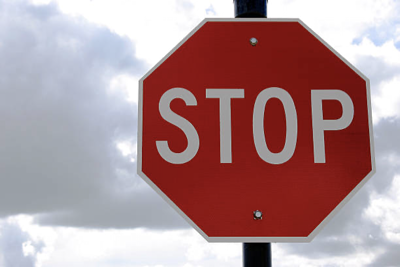
#> input picture Linear Filtering/road98.png, 400 x 267 px
$ python 210598B.py
#> lines starting #> are read from the running program, lines starting #| are printed output that depends on the picture; long printed decimals are rounded
import cv2
import numpy as np

image_path = r"road98.png"
image = cv2.imread(image_path)
#> image is the input picture: shape (267, 400, 3); mean B, G, R 148.5, 144.8, 174.7

if image is None:
    print(f"Error: Could not load image at {image_path}")
else:
    image_rgb = cv2.cvtColor(image, cv2.COLOR_BGR2RGB)
    print(image_rgb.shape)
#| (267, 400, 3)

R = image_rgb[:, :, 0]
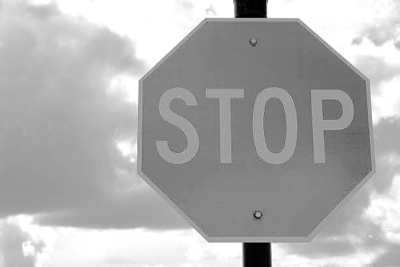
#> R: shape (267, 400); min 0, max 255, mean 174.7
G = image_rgb[:, :, 1]
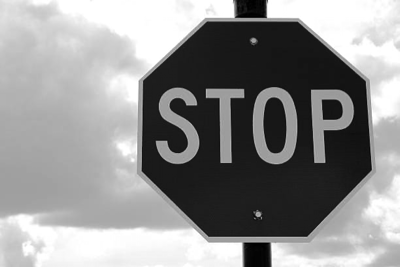
#> G: shape (267, 400); min 0, max 255, mean 144.8
B = image_rgb[:, :, 2]
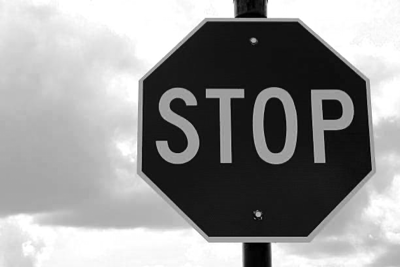
#> B: shape (267, 400); min 0, max 255, mean 148.5

grayscale_image = (0.299 * R + 0.587 * G + 0.114 * B).astype(np.uint8)
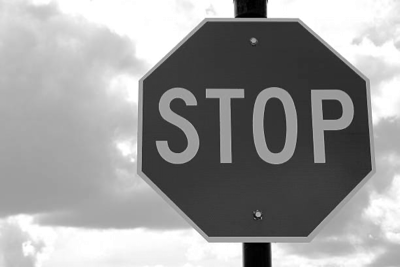
#> grayscale_image: shape (267, 400); min 0, max 255, mean 153.8

min = np.min(grayscale_image)
#> min = 0
max = np.max(grayscale_image)
#> max = 255

constrast_enhanced_image = ((grayscale_image - min) / (max - min) * 255).astype(np.uint8)

cv2.imwrite("original.jpg", constrast_enhanced_image)

filter_A = np.array([[0,-1,-1,-1,0],[-1,2,2,2,-1],[-1,2,8,2,-1],[-1,2,2,2,-1],[0,-1,-1,-1,0]])
filter_B = np.array([[1,4,6,4,1],[4,16,24,16,4],[6,24,36,24,6],[4,16,24,16,4],[1,4,6,4,1]])
filter_C = np.array([[5,5,5,5,5],[5,5,5,5,5],[5,5,5,5,5],[5,5,5,5,5],[5,5,5,5,5]])
filter_D = np.array([[0,-1,-1,-1,0],[-1,2,2,2,-1],[-1,2,16,2,-1],[-1,2,2,2,-1],[0,-1,-1,-1,0]])


def normalize_filter(filter):
    filter_sum = np.sum(filter)
    if filter_sum != 0:
        filter = filter / filter_sum
    return filter

filter_A = normalize_filter(filter_A)
filter_B = normalize_filter(filter_B)
filter_C = normalize_filter(filter_C)
filter_D = normalize_filter(filter_D)

def apply_filter(image, filter_matrix, filter_name):
    image_height, image_width = image.shape
    filter_size = filter_matrix.shape[0]

    padding_size = filter_size // 2

    padded_image = np.pad(image, padding_size, mode='constant', constant_values=0)

    output_image = np.zeros_like(image)

    for i in range(image_height):
        for j in range(image_width):
            region = padded_image[i:i+filter_size, j:j+filter_size]

            output_value = np.sum(region * filter_matrix)

            output_image[i, j] = output_value

    output_image = np.clip(output_image, 0, 255).astype(np.uint8)

    output_filename = f"{filter_name}.jpg"
    cv2.imwrite(output_filename, output_image)

    return output_image

def compute_rms_difference(image1, image2):
    array1 = np.array(image1)
    array2 = np.array(image2)
    diff = np.sqrt(np.mean((array1 - array2) ** 2))
    return diff


filtered_image_A = apply_filter(constrast_enhanced_image, filter_A, "filter_A")
#> in apply_filter, `padded_image = np.pad(image, padding_size, mode='constant', constant_v..`:
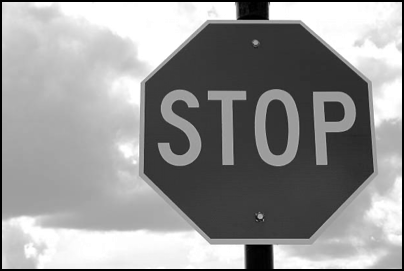
#> padded_image: shape (271, 404); min 0, max 255, mean 150
#> after the loop in apply_filter, `for i in range(image_height):`:
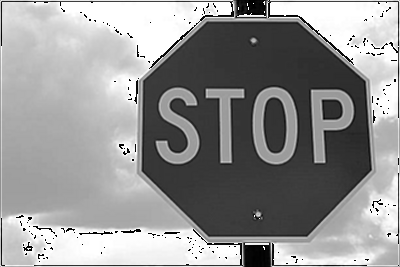
#> output_image: shape (267, 400); min 0, max 255, mean 148.2
filtered_image_B = apply_filter(constrast_enhanced_image, filter_B, "filter_B")
#> call 2 of apply_filter, with filter_matrix = array of shape (5, 5), filter_name = 'filter_B'
#> after the loop in apply_filter (call 2), `for i in range(image_height):`:
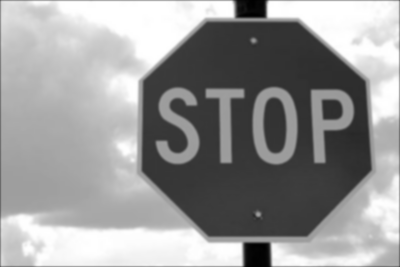
#> output_image: shape (267, 400); min 0, max 255, mean 152.3
filtered_image_C = apply_filter(constrast_enhanced_image, filter_C, "filter_C")
filtered_image_D = apply_filter(constrast_enhanced_image, filter_D, "filter_D")

rms_A = compute_rms_difference(constrast_enhanced_image, filtered_image_A)
#> in compute_rms_difference, `diff = np.sqrt(np.mean((array1 - array2) ** 2))`: diff = 3.52
#> rms_A = 3.52
rms_B = compute_rms_difference(constrast_enhanced_image, filtered_image_B)
#> rms_B = 3.46
rms_C = compute_rms_difference(constrast_enhanced_image, filtered_image_C)
#> rms_C = 4.06
rms_D = compute_rms_difference(constrast_enhanced_image, filtered_image_D)
#> rms_D = 3.08

print(f"RMS Difference for Filter A: {rms_A}")
#| RMS Difference for Filter A: 3.524
print(f"RMS Difference for Filter B: {rms_B}")
#| RMS Difference for Filter B: 3.459
print(f"RMS Difference for Filter C: {rms_C}")
#| RMS Difference for Filter C: 4.063
print(f"RMS Difference for Filter D: {rms_D}")
#| RMS Difference for Filter D: 3.080
